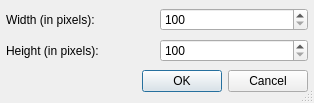
<ui version="4.0" >
 <class>UMLSceneSizeDialog</class>
 <widget class="QDialog" name="UMLSceneSizeDialog" >
  <property name="geometry" >
   <rect>
    <x>0</x>
    <y>0</y>
    <width>314</width>
    <height>103</height>
   </rect>
  </property>
  <property name="windowTitle" >
   <string>Set Size</string>
  </property>
  <property name="sizeGripEnabled" >
   <bool>true</bool>
  </property>
  <layout class="QGridLayout" >
   <item row="2" column="0" colspan="2" >
    <widget class="QDialogButtonBox" name="buttonBox" >
     <property name="orientation" >
      <enum>Qt::Horizontal</enum>
     </property>
     <property name="standardButtons" >
      <set>QDialogButtonBox::Cancel|QDialogButtonBox::Ok</set>
     </property>
    </widget>
   </item>
   <item row="1" column="0" >
    <widget class="QLabel" name="textLabel2" >
     <property name="text" >
      <string>Height (in pixels):</string>
     </property>
    </widget>
   </item>
   <item row="0" column="0" >
    <widget class="QLabel" name="textLabel1" >
     <property name="text" >
      <string>Width (in pixels):</string>
     </property>
    </widget>
   </item>
   <item row="1" column="1" >
    <widget class="QSpinBox" name="heightSpinBox" >
     <property name="toolTip" >
      <string>Select the height of the diagram</string>
     </property>
     <property name="minimum" >
      <number>100</number>
     </property>
     <property name="maximum" >
      <number>100000</number>
     </property>
    </widget>
   </item>
   <item row="0" column="1" >
    <widget class="QSpinBox" name="widthSpinBox" >
     <property name="toolTip" >
      <string>Select the width of the diagram</string>
     </property>
     <property name="minimum" >
      <number>100</number>
     </property>
     <property name="maximum" >
      <number>100000</number>
     </property>
    </widget>
   </item>
  </layout>
 </widget>
 <layoutdefault spacing="6" margin="6" />
 <pixmapfunction>qPixmapFromMimeSource</pixmapfunction>
 <resources/>
 <connections>
  <connection>
   <sender>buttonBox</sender>
   <signal>accepted()</signal>
   <receiver>UMLSceneSizeDialog</receiver>
   <slot>accept()</slot>
   <hints>
    <hint type="sourcelabel" >
     <x>24</x>
     <y>73</y>
    </hint>
    <hint type="destinationlabel" >
     <x>24</x>
     <y>93</y>
    </hint>
   </hints>
  </connection>
  <connection>
   <sender>buttonBox</sender>
   <signal>rejected()</signal>
   <receiver>UMLSceneSizeDialog</receiver>
   <slot>reject()</slot>
   <hints>
    <hint type="sourcelabel" >
     <x>79</x>
     <y>75</y>
    </hint>
    <hint type="destinationlabel" >
     <x>79</x>
     <y>94</y>
    </hint>
   </hints>
  </connection>
 </connections>
</ui>
